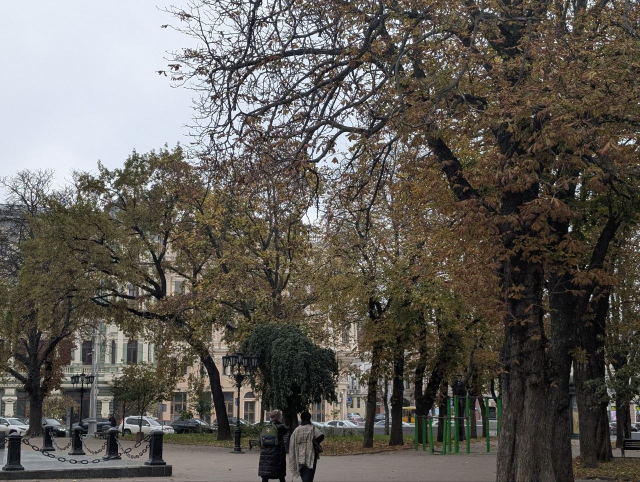
#> input picture data/pair_1.jpg, 1280 x 964 px (shown at 1/2 size); its folder holds 6 pictures in this run
$ python part_b.py
#> lines starting #> are read from the running program, lines starting #| are printed output that depends on the picture
### src/common.py
"""Спільні функції лабораторної: дані, SIFT, зіставлення, RANSAC, похибка репроєкції."""
import os
import numpy as np
import cv2

ROOT = os.path.dirname(os.path.dirname(os.path.abspath(__file__)))
DATA = os.environ.get("LAB_DATA", os.path.join(ROOT, "data"))
FIG = os.path.join(ROOT, "figures")
RES = os.path.join(ROOT, "results")


# ------------------------------------------------------------------ дані
WIDTH = 1000      # усі кадри зменшуються до цієї ширини (швидкість; координати в звіті — у цих пікселях)


def _read(path):
#> called with path = 'data/pair_1.jpg'
    im = cv2.imread(path)
#> im is the input picture: shape (964, 1280, 3); mean B, G, R 87.4, 93.3, 97
    if im is None:
        raise FileNotFoundError(path)
    s = WIDTH / im.shape[1]
#> s = 0.781
    return cv2.resize(im, None, fx=s, fy=s, interpolation=cv2.INTER_AREA)
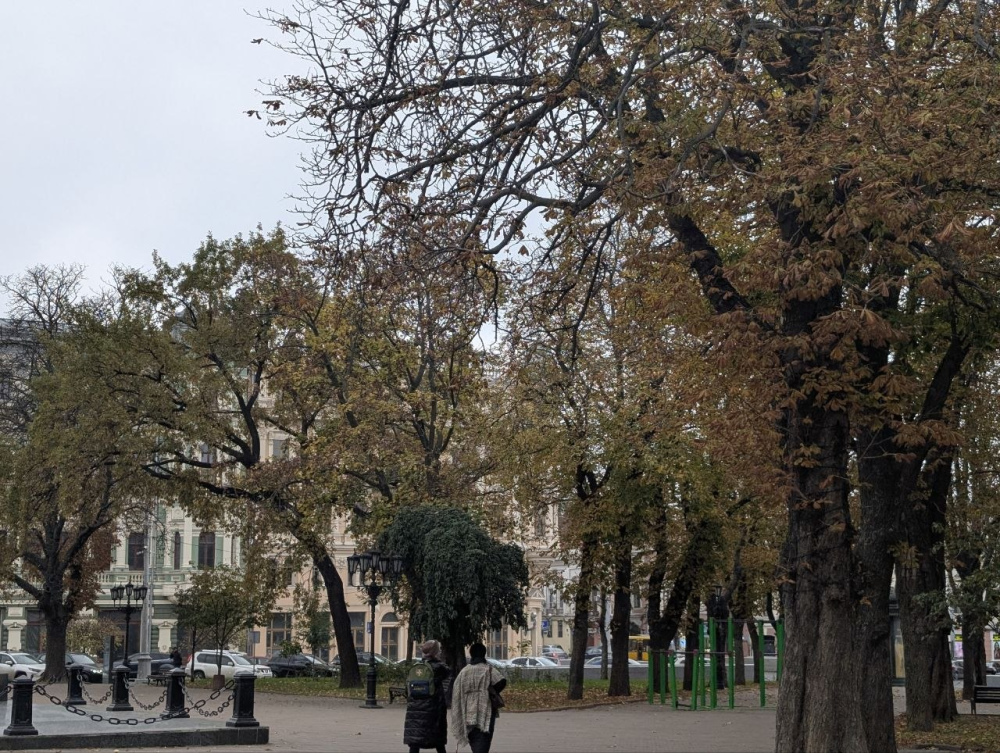
#> returned value: shape (753, 1000, 3); mean of channels 0, 1, 2 87.4, 93.3, 97; drawn as B, G, R


def load_pair():
    """Пара сусідніх кадрів для частин A-C: data/pair_1.jpg, data/pair_2.jpg (перекриття ≈ 40 %)."""
    return _read(os.path.join(DATA, "pair_1.jpg")), _read(os.path.join(DATA, "pair_2.jpg"))
#> call 2 of _read, with path = 'data/pair_2.jpg'
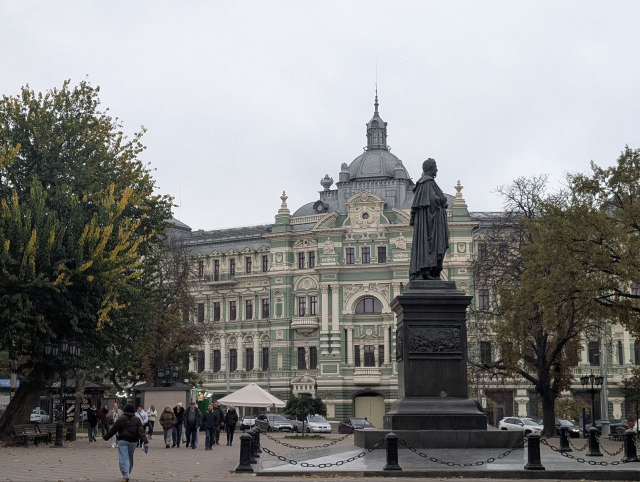
#> input picture data/pair_2.jpg, 1280 x 964 px (shown at 1/2 size)
#> in _read, im is the input picture: shape (964, 1280, 3); mean B, G, R 133.3, 134.3, 133.9
#> in _read (call 2), `return cv2.resize(im, None, fx=s, fy=s, interpolation=cv2.INTER_AREA)`:
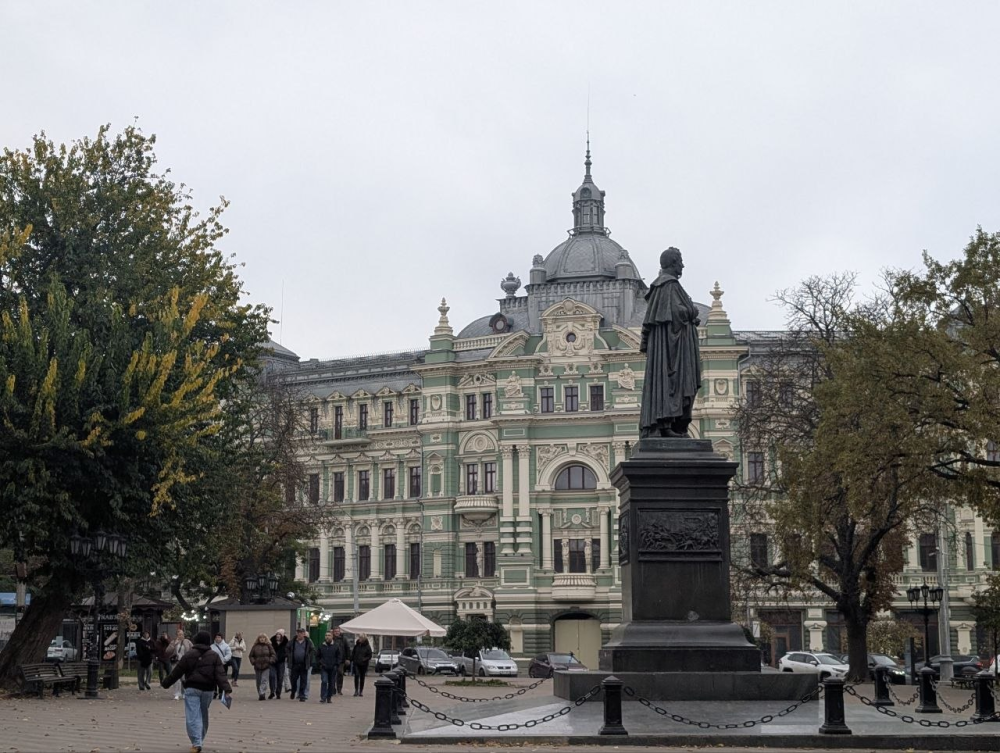
#> returned value: shape (753, 1000, 3); mean of channels 0, 1, 2 133.4, 134.3, 133.9; drawn as B, G, R


# [4 lines left out: function load_frames, not called in this run]


# ------------------------------------------------------------ ознаки
def sift_features(img, nfeatures=0):
#> called with nfeatures = 0
    sift = cv2.SIFT_create(nfeatures=nfeatures)
    g = cv2.cvtColor(img, cv2.COLOR_BGR2GRAY)
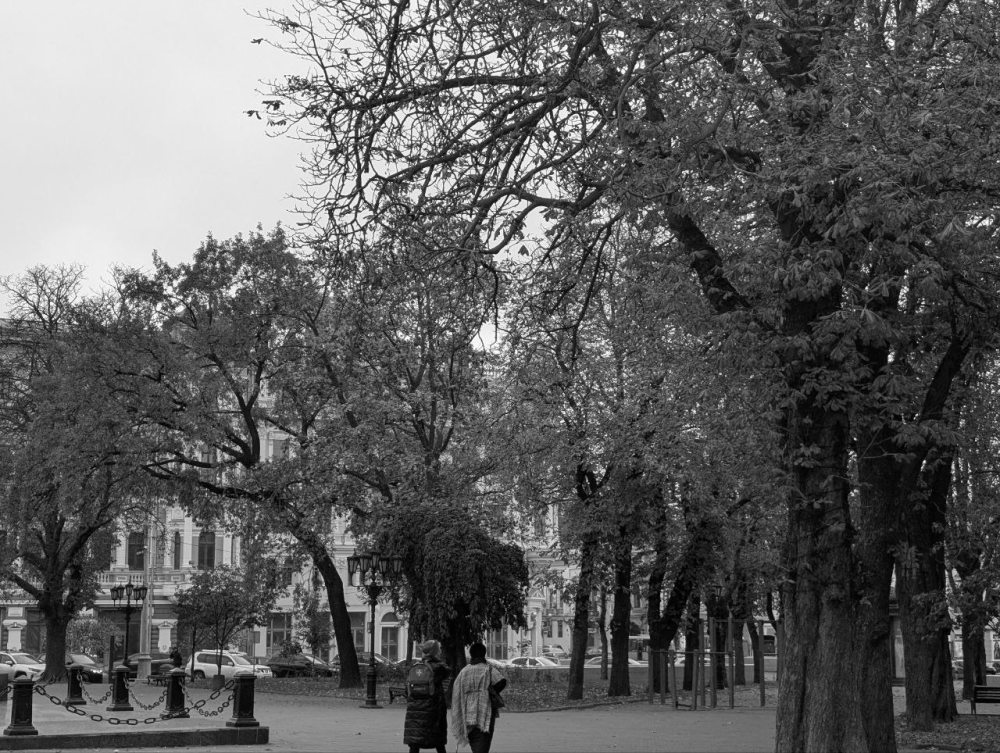
#> g: shape (753, 1000); min 0, max 252, mean 93.7
    return sift.detectAndCompute(g, None)          # (keypoints, descriptors)


def knn_pairs(d1, d2):
    bf = cv2.BFMatcher(cv2.NORM_L2)
    return bf.knnMatch(d1, d2, k=2)


def ratio_filter(knn, T):
    """Критерій відношення відстаней Лоу: d1 < T * d2."""
    return [m for m, n in knn if m.distance < T * n.distance]


# [5 lines left out: function mutual_filter, not called in this run]


def pts_from_matches(matches, k1, k2):
    src = np.float32([k1[m.queryIdx].pt for m in matches]).reshape(-1, 2)
    dst = np.float32([k2[m.trainIdx].pt for m in matches]).reshape(-1, 2)
    return src, dst


# ------------------------------------------------- гомографія й похибка
def transfer(H, pts):
    return cv2.perspectiveTransform(pts.reshape(-1, 1, 2).astype(np.float64), H).reshape(-1, 2)


def reproj_errors(H, src, dst):
    return np.linalg.norm(transfer(H, src) - dst, axis=1)


# [39 lines left out: functions required_iterations, ransac_homography, pair_homography, not called in this run]

### src/part_a.py
"""Частина A. Зіставлення ознак (кроки 1-5)."""
import csv, os
import numpy as np, cv2
from common import *

T_LIST = [0.5, 0.6, 0.7, 0.8, 0.9, 0.95]
T_RAW = 0.9       # поріг для «сирих» кандидатів, які далі йдуть у частини B і C


def get_pair():
    return load_pair()


def get_candidates(T=T_RAW):
    img1, img2 = get_pair()
    k1, d1 = sift_features(img1); k2, d2 = sift_features(img2)
#> after `k1, d1 = sift_features(img1)`: k1 = 11328 keypoints; strongest (x, y, size): (516, 101, 2.6), (924, 462, 2.1), (890, 358, 4.5), (584, 49, 2)
#> after `k2, d2 = sift_features(img2)`: k2 = 7197 keypoints; strongest (x, y, size): (204, 617, 1.9), (193, 611, 1.9), (16, 284, 2.7), (672, 262, 15.7)
    m = ratio_filter(knn_pairs(d1, d2), T)
#> m = 1652 matches
    return img1, img2, k1, k2, d1, d2, m


# [27 lines left out: function run, not called in this run]


# [2 lines that do not run on import are left out]

### src/part_b.py
"""Частина B. Чому потрібен робастний метод (кроки 6-7)."""
import csv, os
import numpy as np, cv2
from common import *
from part_a import get_candidates


def run():
    img1, img2, k1, k2, d1, d2, m = get_candidates()
#> m = 1652 matches
    src, dst = pts_from_matches(m, k1, k2)
#> in pts_from_matches, `src = np.float32([k1[m.queryIdx].pt for m in matches]).reshape(-1, 2)`: src = 1652 pairs, first value 2.62 to 995.2, second value 4.79 to 750.1
#> in pts_from_matches, `dst = np.float32([k2[m.trainIdx].pt for m in matches]).reshape(-1, 2)`: dst = 1652 pairs, first value 3.93 to 997, second value 129.4 to 749.6
    H, _ = cv2.findHomography(src, dst, 0)                         # крок 6: МНК без відсіву
#> H = [[-0.969, 0.722, 651.5], [-0.694, 0.524, 464.2], [-0.00148, 0.0011, 1]]
    err = reproj_errors(H, src, dst)
#> err = 1652 values, max 730 at index 1427, min 45.65 at index 1261, mean 329.8
    print(f"МНК: {len(src)} пар, середня похибка {err.mean():.1f} px, медіана {np.median(err):.1f} px")
#| МНК: 1652 пар, середня похибка 329.8 px, медіана 305.8 px
    with open(os.path.join(RES, "b_lsq.csv"), "w", newline="") as f:
        w = csv.writer(f); w.writerow(["pairs", "mean_err", "median_err"]); w.writerow([len(src), round(err.mean(), 2), round(np.median(err), 2)])
    # крок 7: warpPerspective першого кадру у систему другого; полотно фіксоване: [-W, 2W] x [-H/2, 3H/2]
    h, w = img2.shape[:2]
#> h = 753; w = 1000
    shift = np.array([[1, 0, w], [0, 1, h // 2], [0, 0, 1]], np.float64)
#> shift = [[1, 0, 1000], [0, 1, 376], [0, 0, 1]]
    size = (3 * w, 2 * h)
#> size = (3000, 1506)
    warped = cv2.warpPerspective(img1, shift @ H, size)
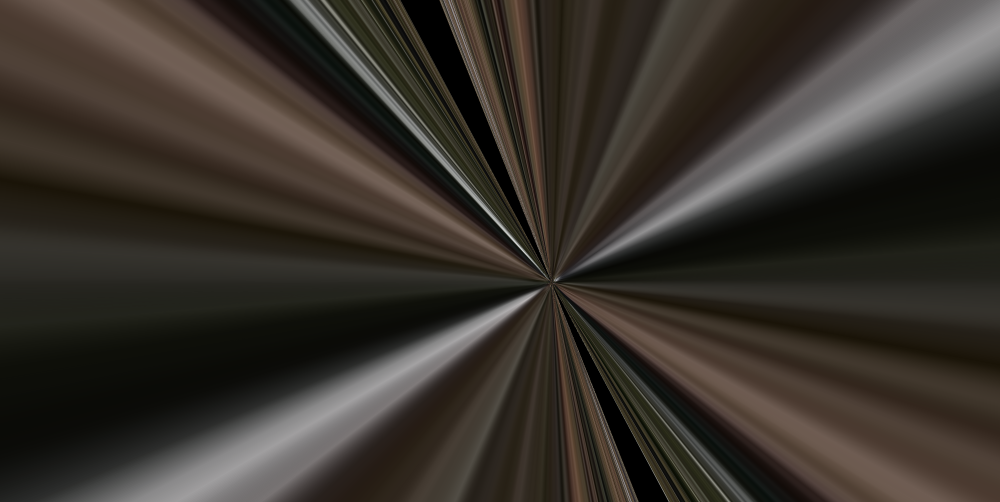
#> warped: shape (1506, 3000, 3) (shown at 1/3 size); mean of channels 0, 1, 2 43.7, 50.2, 55.9; drawn as B, G, R
    base = cv2.warpPerspective(img2, shift, size)
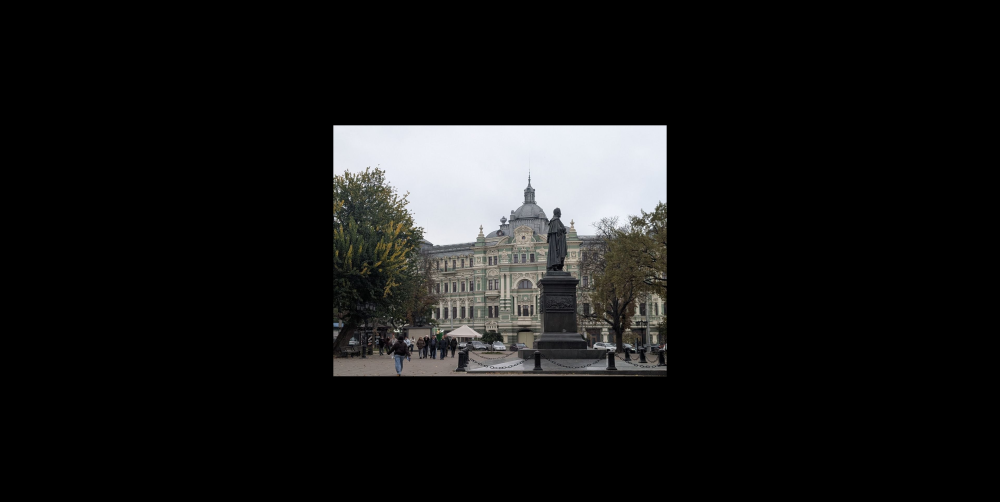
#> base: shape (1506, 3000, 3) (shown at 1/3 size); mean of channels 0, 1, 2 22.2, 22.4, 22.3; drawn as B, G, R
    cv2.imwrite(os.path.join(FIG, "b_lsq_warp.jpg"), cv2.resize(warped, None, fx=0.6, fy=0.6, interpolation=cv2.INTER_AREA), [cv2.IMWRITE_JPEG_QUALITY, 88])
    over = cv2.addWeighted(warped, 0.55, base, 0.45, 0)
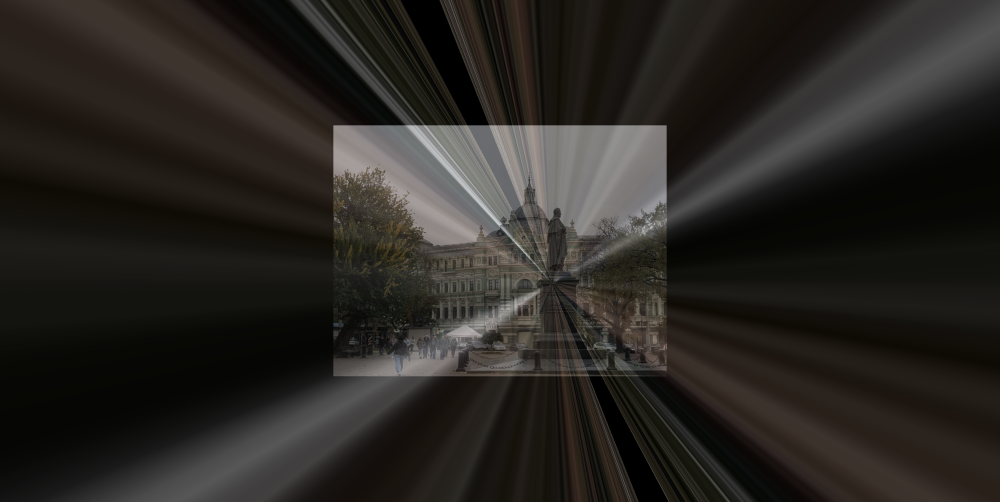
#> over: shape (1506, 3000, 3) (shown at 1/3 size); mean of channels 0, 1, 2 34, 37.7, 40.8; drawn as B, G, R
    cv2.imwrite(os.path.join(FIG, "b_lsq_overlay.jpg"), cv2.resize(over, None, fx=0.6, fy=0.6, interpolation=cv2.INTER_AREA), [cv2.IMWRITE_JPEG_QUALITY, 88])


if __name__ == "__main__":
    run()
